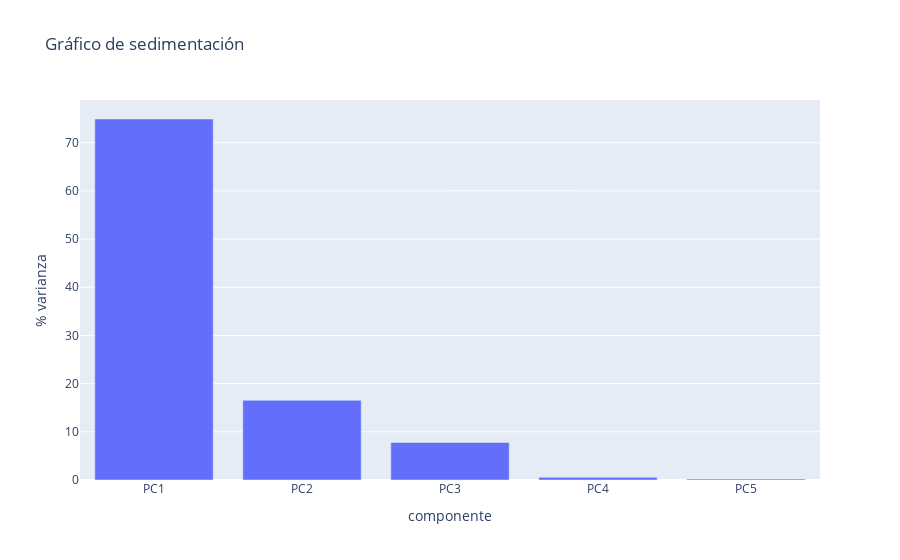

Notebook source saved alongside this figure:
### Code cell
# Plot de sedimentación
sedimentacion(pca)

### Figure 1 — Plotly figure (JSON) as saved in the notebook; plotly's stock layout.template omitted (floating-point values rounded to 4 significant figures)
{"data": [{"alignmentgroup": "True", "customdata": [[74.92], [91.45], [99.23], [99.78], [100.0]], "hovertemplate": "<b>%{hovertext}</b><br><br>% varianza=%{y:.2f}<br>% acumulada=%{customdata[0]:.2f}<extra></extra>", "hovertext": ["PC1", "PC2", "PC3", "PC4", "PC5"], "legendgroup": "", "marker": {"color": "#636efa", "pattern": {"shape": ""}}, "name": "", "offsetgroup": "", "orientation": "v", "showlegend": false, "textposition": "auto", "type": "bar", "x": ["PC1", "PC2", "PC3", "PC4", "PC5"], "xaxis": "x", "y": [74.92, 16.53, 7.785, 0.5472, 0.2186], "yaxis": "y"}], "layout": {"barmode": "relative", "legend": {"tracegroupgap": 0}, "title": {"text": "Gráfico de sedimentación"}, "xaxis": {"anchor": "y", "domain": [0, 1], "title": {"text": "componente"}}, "yaxis": {"anchor": "x", "domain": [0, 1], "title": {"text": "% varianza"}}}}
